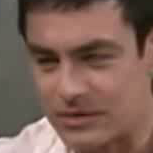
#> input picture uploads/celeb_deepfake_2.png, 153 x 153 px
$ jupyter execute helpers.ipynb
#> lines starting #> are read from the running program, lines starting #| are printed output that depends on the picture; pictures that were not available may be replaced by others from this repository, and a replacement may not be noted
[cell 1]
import cv2
import os

video_folder_path = 'YouTube-real'
output_folder_path = 'real'

os.makedirs(output_folder_path, exist_ok=True)

face_cascade = cv2.CascadeClassifier(cv2.data.haarcascades + 'haarcascade_frontalface_default.xml')

def process_videos(video_folder_path, output_folder_path):
#> called with video_folder_path = 'YouTube-real', output_folder_path = 'real'
    for video_filename in os.listdir(video_folder_path):
        video_path = os.path.join(video_folder_path, video_filename)
        cap = cv2.VideoCapture(video_path)
        if not cap.isOpened():
            print(f"Error: Unable to open video file {video_filename}")
            continue

        frame_number = 0
        face_found = False

        while not face_found:
            ret, frame = cap.read()
#> frame is the input picture: shape (153, 153, 3); mean B, G, R 86.8, 97.7, 126.5
            frame_number += 1
            if not ret:
                print(f"Error: Unable to read frame {frame_number} of {video_filename}")
                break

            gray_frame = cv2.cvtColor(frame, cv2.COLOR_BGR2GRAY)
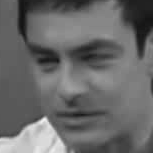
#> gray_frame: shape (153, 153); min 18, max 242, mean 105.1

            faces = face_cascade.detectMultiScale(gray_frame, scaleFactor=1.1, minNeighbors=5, minSize=(30, 30))
#> faces = [[8, 11, 133, 133]]

            if len(faces) > 0:
                x, y, w, h = faces[0]
#> x = 8; y = 11; w = 133; h = 133

                face_crop = frame[y:y+h, x:x+w]
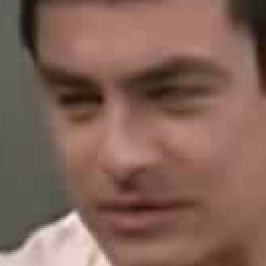
#> face_crop: shape (133, 133, 3) (shown 2 times larger); mean B, G, R 88.1, 99.5, 131

                base_filename = os.path.splitext(video_filename)[0]

                output_image_name = f"celeb-ytreal-{base_filename}.png"
                output_image_path = os.path.join(output_folder_path, output_image_name)

                cv2.imwrite(output_image_path, face_crop)
                face_found = True
                if frame_number > 1:
                    print(f"Face detected for {video_filename} in frame number {frame_number}.")
                else:
                    print(f"Saved cropped face for {video_filename} to {output_image_path}")
            else:
                if frame_number == 1:
                    print(f"No face detected in the first frame of {video_filename}, searching subsequent frames...")

        cap.release()

process_videos(video_folder_path, output_folder_path)

[cell 2]
import cv2
import os

video_folder_path = 'Celeb-synthesis'
output_folder_path = 'deep_fake'

os.makedirs(output_folder_path, exist_ok=True)

face_cascade = cv2.CascadeClassifier(cv2.data.haarcascades + 'haarcascade_frontalface_default.xml')

def process_videos(video_folder_path, output_folder_path):
#> called with video_folder_path = 'Celeb-synthesis', output_folder_path = 'deep_fake'
    for video_filename in os.listdir(video_folder_path):
        video_path = os.path.join(video_folder_path, video_filename)

        cap = cv2.VideoCapture(video_path)

        if not cap.isOpened():
            print(f"Error: Unable to open video file {video_filename}")
            continue

        frame_number = 0
        face_found = False

        while not face_found:
            ret, frame = cap.read()
            frame_number += 1

            if not ret:
                print(f"Error: Unable to read frame {frame_number} of {video_filename}")
                break

            gray_frame = cv2.cvtColor(frame, cv2.COLOR_BGR2GRAY)

            faces = face_cascade.detectMultiScale(gray_frame, scaleFactor=1.1, minNeighbors=5, minSize=(30, 30))
#> faces = [[8, 11, 133, 133]]

            if len(faces) > 0:
                x, y, w, h = faces[0]
#> x = 8; y = 11; w = 133; h = 133
                face_crop = frame[y:y+h, x:x+w]
                base_filename = os.path.splitext(video_filename)[0]
                output_image_name = f"celeb-synthesis-{base_filename}.png"
                output_image_path = os.path.join(output_folder_path, output_image_name)

                cv2.imwrite(output_image_path, face_crop)
                face_found = True
                if frame_number > 1:
                    print(f"Face detected for {video_filename} in frame number {frame_number}.")
                else:
                    print(f"Saved cropped face for {video_filename} to {output_image_path}")
            else:
                if frame_number == 1:
                    print(f"No face detected in the first frame of {video_filename}, searching subsequent frames...")

        cap.release()
process_videos(video_folder_path, output_folder_path)

[cell 3]
import os
from PIL import Image

source_folder = 'dfdc_fake'
destination_folder = 'dfdc/fake'

os.makedirs(destination_folder, exist_ok=True)
image_files = [f for f in os.listdir(source_folder) if os.path.isfile(os.path.join(source_folder, f))]

for idx, image_name in enumerate(image_files):
    with Image.open(os.path.join(source_folder, image_name)) as img:
        new_image_name = f'dfdc_deepfake_{idx + 1}.png'
        img.convert('RGB').save(os.path.join(destination_folder, new_image_name), 'PNG')

print("Image processing and conversion completed!")

[cell 4]
import os
import shutil

source_dir = 'dfdc/real'
destination_dir = 'final_dataset'
os.makedirs(destination_dir, exist_ok=True)

all_images = os.listdir(source_dir)
image_files = [file for file in all_images if file.endswith('.png')]

for i, image_file in enumerate(image_files, start=1):
    source_file_path = os.path.join(source_dir, image_file)
    destination_file_name = f'dfdc_real_{i}.png'
    destination_file_path = os.path.join(destination_dir, destination_file_name)

    shutil.copy(source_file_path, destination_file_path)

print(f'Successfully copied and renamed {len(image_files)} images to {destination_dir}.')

$ run again, on uploads/celeb_real_876.png
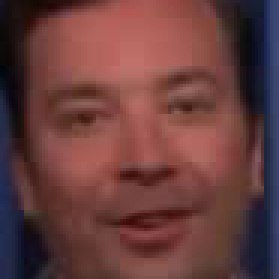
#> input picture uploads/celeb_real_876.png, 93 x 93 px (shown 3 times larger)
#> in process_videos, frame is the input picture: shape (93, 93, 3); mean B, G, R 61.7, 62, 103.9
#> in process_videos, `gray_frame = cv2.cvtColor(frame, cv2.COLOR_BGR2GRAY)`:
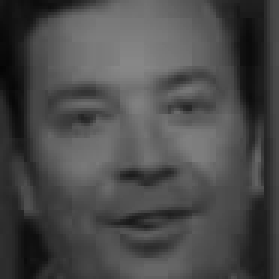
#> gray_frame: shape (93, 93) (shown 3 times larger); min 4, max 135, mean 74.4
#> in process_videos, `faces = face_cascade.detectMultiScale(gray_frame, scaleFactor=1.1, min..`: faces = [[8, 7, 78, 78]]
#> in process_videos, `x, y, w, h = faces[0]`: x = 8; y = 7; w = 78
#> in process_videos, `face_crop = frame[y:y+h, x:x+w]`:
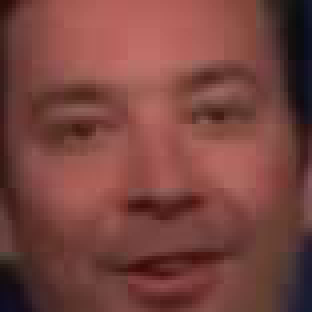
#> face_crop: shape (78, 78, 3) (shown 4 times larger); mean B, G, R 63.1, 68.3, 119.9
#> in process_videos, `faces = face_cascade.detectMultiScale(gray_frame, scaleFactor=1.1, min..`: faces = [[8, 7, 78, 78]]
#> in process_videos, `x, y, w, h = faces[0]`: x = 8; y = 7; w = 78

$ run again, on uploads/celeb_real_877.png
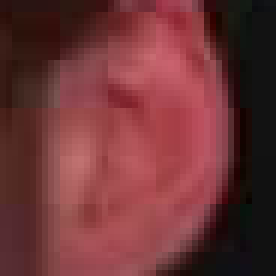
#> input picture uploads/celeb_real_877.png, 46 x 46 px (shown 6 times larger)
#> in process_videos, frame is the input picture: shape (46, 46, 3); mean B, G, R 54.9, 52.8, 109.6
#> in process_videos, `gray_frame = cv2.cvtColor(frame, cv2.COLOR_BGR2GRAY)`:
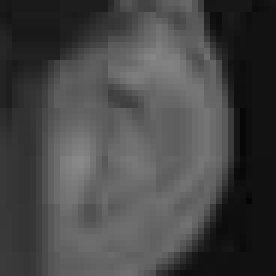
#> gray_frame: shape (46, 46) (shown 6 times larger); min 4, max 137, mean 70
#> in process_videos, `faces = face_cascade.detectMultiScale(gray_frame, scaleFactor=1.1, min..`: faces = [[7, 4, 37, 37]]
#> in process_videos, `x, y, w, h = faces[0]`: x = 7; y = 4; w = 37
#> in process_videos, `face_crop = frame[y:y+h, x:x+w]`:
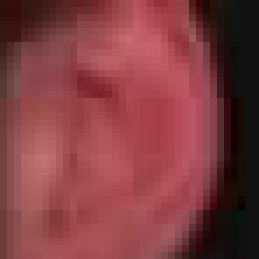
#> face_crop: shape (37, 37, 3) (shown 7 times larger); mean B, G, R 64.9, 61.4, 129.1
#> in process_videos, `faces = face_cascade.detectMultiScale(gray_frame, scaleFactor=1.1, min..`: faces = [[7, 4, 37, 37]]
#> in process_videos, `x, y, w, h = faces[0]`: x = 7; y = 4; w = 37
